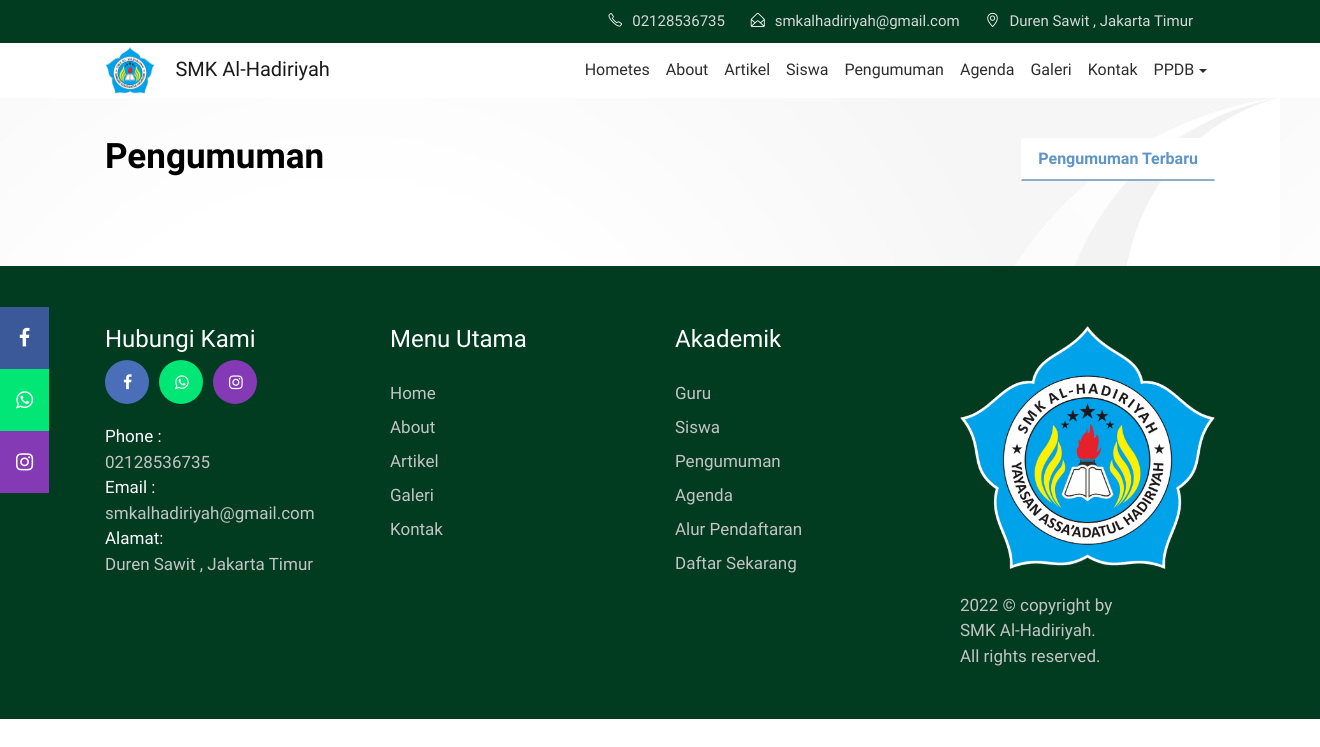
The app's page /index.php/pengumuman with its own data.
### tables this page shows
CREATE TABLE `tbl_setup` (
  `id` int(11) NOT NULL,
  `logo` varchar(40) DEFAULT NULL,
  `nama_sekolah` varchar(100) DEFAULT NULL,
  `kecamatan` varchar(50) DEFAULT NULL,
  `kota` varchar(50) DEFAULT NULL,
  `alamat` varchar(100) DEFAULT NULL,
  `telepon` varchar(20) DEFAULT NULL,
  `email` varchar(50) DEFAULT NULL,
  `facebook` varchar(100) DEFAULT NULL,
  `gmaps` varchar(200) DEFAULT NULL,
  `whatsapp` varchar(20) DEFAULT NULL,
  `instagram` varchar(30) DEFAULT NULL,
  `gambarvisimisi` varchar(40) DEFAULT NULL,
  `visi` text DEFAULT NULL,
  `misi` text DEFAULT NULL,
  `gambarabout` varchar(40) DEFAULT NULL,
  `selamat_datang` text DEFAULT NULL,
  `about` text DEFAULT NULL,
  `alurpendaftaran` varchar(40) DEFAULT NULL,
  `formpendaftaran` text DEFAULT NULL
);

### application/libraries/Template.php (called while the page is built)
<?php
Class Template{
    var $template_data = array();
    function set($name, $value){
        $this->template_data[$name] = $value;
    }
    function load($template = '', $view = '', $view_data = array(), $return = FALSE){
        $this->CI =& get_instance();
        $this->set('contents', $this->CI->load->view($view, $view_data, TRUE));
        return $this->CI->load->view($template, $this->template_data, $return);
    }
}

### application/controllers/Pengumuman.php (called while the page is built, shortened)
<?php
class Pengumuman extends CI_Controller{
	function index(){
		$jum=$this->m_pengumuman->pengumuman();
        $page=$this->uri->segment(3);
        if(!$page):
            $offset = 0;
        else:
            $offset = $page;
        endif;
        $limit=7;
        $config['base_url'] = base_url() . 'pengumuman/index/';
		$config['total_rows'] = $jum->num_rows();
		$config['per_page'] = $limit;
		$config['uri_segment'] = 3;
		$config['full_tag_open']    = '<div class="pagging text-center"><nav><ul class="pagination justify-content-center">';
		$config['full_tag_close']   = '</ul></nav></div>';
		$config['num_tag_open']     = '<li class="page-item"><span class="page-link">';
		$config['num_tag_close']    = '</span></li>';
		$config['cur_tag_open']     = '<li class="page-item"><span class="page-link">';
		$config['cur_tag_close']    = '<span class="sr-only">(current)</span></span></li>';
		$config['next_tag_open']    = '<li class="page-item"><span class="page-link">';
		$config['next_tagl_close']  = '<span aria-hidden="true">&raquo;</span></span></li>';
		$config['prev_tag_open']    = '<li class="page-item"><span class="page-link">';
		$config['prev_tagl_close']  = '</span>Next</li>';
		$config['first_tag_open']   = '<li class="page-item"><span class="page-link">';
		$config['first_tagl_close'] = '</span></li>';
		$config['last_tag_open']    = '<li class="page-item"><span class="page-link">';
		$config['last_tagl_close']  = '</span></li>';
		$config['first_link'] = 'Awal';
		$config['last_link'] = 'Akhir';
		$config['next_link'] = 'Next >>';
		$config['prev_link'] = '<< Prev';
		$this->pagination->initialize($config);
		$x['page'] =$this->pagination->create_links();
		$x['data']=$this->m_pengumuman->pengumuman_perpage($offset,$limit);
		$x['setup']=$this->m_setup->get_setup()->row();
		$nama_sekolah=$x['setup']->nama_sekolah;
		$x['title']="$nama_sekolah | Pengumuman";
		$this->template->load('template_depan', 'depan/v_pengumuman', $x);
	}
}

### index.php (called while the page is built, shortened)
<?php
require_once BASEPATH.'core/CodeIgniter.php';

### application/models/M_setup.php (called while the page is built, shortened)
<?php
class M_setup extends CI_Model{
	function get_setup(){
		$hsl=$this->db->query("SELECT * FROM tbl_setup WHERE id=1");
		return $hsl;
	}
}

### application/views/depan/v_pengumuman.php (the view, shortened to what this page needs)
<section class="events">
    <div class="container">
        <div class="row">
            <div class="col-md-4">
                <h2 class="event-title">Pengumuman</h2>
            </div>
            <div class="col-md-8">
                <ul class="nav nav-tabs" role="tablist">
                    <li class="nav-item nav-tab1">
                        <a class="nav-link tab-list active" data-toggle="tab" href="#upcoming-events" role="tab">Pengumuman Terbaru </a>
                    </li>
                </ul>
            </div>
        </div>
        <br>
        <div class="row">
            <div class="tab-content">
                <div class="tab-pane active" id="upcoming-events" role="tabpanel">
      <div class="col-md-12 text-center">
    </div>
</div>
</div>
</div>
</div>
</section>

### application/views/template_depan.php (shortened to what this page needs)
<!DOCTYPE html>
<html lang="en">
<head>
    <link rel="stylesheet" href="<?php echo base_url().'theme/css/bootstrap.min.css'?>">
    <link rel="stylesheet" href="<?php echo base_url().'theme/css/font-awesome.min.css'?>">
    <link rel="stylesheet" href="<?php echo base_url().'theme/css/simple-line-icons.css'?>">
    <link rel="stylesheet" href="<?php echo base_url().'theme/css/magnific-popup.css'?>">
    <link rel="stylesheet" type="text/css" href="<?php echo base_url().'theme/css/normalize.css'?>" />
    <link rel="stylesheet" type="text/css" href="<?php echo base_url().'theme/css/set2.css'?>" />
    <link href="<?php echo base_url().'theme/css/animated-masonry-gallery.css'?>" rel="stylesheet" type="text/css" />
    <link rel="stylesheet" href="<?php echo base_url().'theme/css/fullcalendar.min.css'?>" />
    <link rel="stylesheet" href="<?php echo base_url().'theme/css/slick.css'?>">
    <link rel="stylesheet" href="<?php echo base_url().'theme/css/slick-theme.css'?>">
    <link rel="stylesheet" href="<?php echo base_url().'theme/css/owl.carousel.min.css'?>">
    <link href="<?php echo base_url().'theme/css/style.css'?>" rel="stylesheet">
    <link href="<?php echo base_url().'theme/css/dataTables.bootstrap4.min.css'?>" rel="stylesheet">
    <link href="<?php echo base_url().'theme/css/jssocials.css'?>" rel="stylesheet">
    <link href="<?php echo base_url().'theme/css/jssocials-theme-flat.css'?>" rel="stylesheet">
  <link rel="stylesheet" href="<?php echo base_url().'assets/dist/css/AdminLTE.min.css'?>">
</head>
<body>
    <div class="header-topbar">
        <div class="container">
            <div class="row">
                <div class="col-md-4">
                </div>
                <div class="col-md-8">
                    <div class="header-top_address">
                        <div class="header-top_list">
                            <span class="icon-phone"></span><?php echo $setup->telepon;?>
                        </div>
                        <div class="header-top_list">
                            <span class="icon-envelope-open"></span><?php echo $setup->email;?>
                        </div>
                        <a href="<?php echo $setup->gmaps;?>" target="_blank">
                            <div class="header-top_list">
                                <span class="icon-location-pin"></span><?php echo $setup->kecamatan.' , '.$setup->kota;?>
                            </div>
                        </a>
                    </div>
                </div>
            </div>
        </div>
    </div>
    <div data-toggle="affix">
          <div class="icon-bar">
            <a href="https://www.facebook.com/<?php echo $setup->facebook;?>" class="facebook" target="_blank"><i class="fa fa-facebook"></i></a>
            <a href="https://wa.me/<?php echo (substr($setup->whatsapp,0,1)=='0') ? '62'.substr($setup->whatsapp,1) : $setup->whatsapp ;?>" class="whatsapp" target="_blank"><i class="fa fa-whatsapp"></i></a>
            <a href="https://www.instagram.com/<?php echo $setup->instagram;?>" class="instagram" target="_blank"><i class="fa fa-instagram"></i></a>
          </div>
        <div class="container nav-menu2">
            <div class="row">
                <div class="col-md-12">
                    <nav class="navbar navbar2 navbar-toggleable-md navbar-light bg-faded">
                        <a href="<?php echo site_url('');?>" class="navbar-brand nav-brand2"><img class="img img-responsive" width="50px;" src="<?php echo base_url().'assets/images/'.$setup->logo;?>">&emsp;<?php echo $setup->nama_sekolah;?></a>
                        <div class="collapse navbar-collapse justify-content-end" id="navbarNavDropdown">
                            <ul class="navbar-nav">
                                <li class="nav-item">
                                    <a class="nav-link" href="<?php echo site_url('');?>">Hometes</a>
                                </li>
                                <li class="nav-item">
                                    <a class="nav-link" href="<?php echo site_url('about');?>">About</a>
                                </li>
                                <li class="nav-item">
                                    <a class="nav-link" href="<?php echo site_url('blog');?>">Artikel</a>
                                </li>
                                <li class="nav-item">
                                    <a class="nav-link" href="<?php echo site_url('siswa');?>">Siswa</a>
                                </li>
                                <li class="nav-item">
                                    <a class="nav-link" href="<?php echo site_url('pengumuman');?>">Pengumuman</a>
                                </li>
                                <li class="nav-item">
                                    <a class="nav-link" href="<?php echo site_url('agenda');?>">Agenda</a>
                                </li>
                                <li class="nav-item">
                                    <a class="nav-link" href="<?php echo site_url('galeri');?>">Galeri</a>
                                </li>
                                <li class="nav-item">
                                  <a class="nav-link" href="<?php echo site_url('contact');?>">Kontak</a>
                                </li>
                                <li class="nav-item dropdown">
                                    <a class="nav-link dropdown-toggle" data-toggle="dropdown" href="#" role="button" aria-haspopup="true" aria-expanded="false">PPDB</a>
                                </li>
                             </ul>
                        </div>
                    </nav>
                </div>
            </div>
        </div>
      </div>
<?php echo $contents ?>
<footer>
    <div class="container">
        <div class="row">
            <div class="col-md-3">
                <div class="address">
                    <h3>Hubungi Kami</h3>
                    <ul class="footer-social-icons">
                        <li><a href="https://www.facebook.com/<?php echo $setup->facebook;?>" target="_blank"><i class="fa fa-facebook fa-fb" aria-hidden="true"></i></a></li>
                        <li><a href="https://wa.me/6283891475606" target="_blank"><i class="fa fa-whatsapp fa-wa" aria-hidden="true"></i></a></li>
                        <li><a href="https://www.instagram.com/" target="_blank"><i class="fa fa-instagram fa-is" aria-hidden="true"></i></a></li>
                    </ul>
                    <br><br>
                    <p><span>Phone : </span><br><?php echo $setup->telepon;?>
                    <br><span>Email : </span><br><?php echo $setup->email;?>
                    <br><span>Alamat: </span><br><?php echo $setup->kecamatan.' , '.$setup->kota;?></p>
                </div>
            </div>
            <div class="col-md-3">
                <div class="sitemap">
                    <h3>Menu Utama</h3>
                    <ul>
                        <li><a href="<?php echo site_url();?>">Home</a></li>
                        <li><a href="<?php echo site_url('about');?>">About</a></li>
                        <li><a href="<?php echo site_url('artikel');?>">Artikel </a></li>
                        <li><a href="<?php echo site_url('galeri');?>">Galeri</a></li>
                        <li><a href="<?php echo site_url('contact');?>">Kontak</a></li>
                    </ul>
                </div>
            </div>
            <div class="col-md-3">
                <div class="sitemap">
                    <h3>Akademik</h3>
                    <ul>
                        <li><a href="<?php echo site_url('guru');?>">Guru</a></li>
                        <li><a href="<?php echo site_url('siswa');?>">Siswa </a></li>
                        <li><a href="<?php echo site_url('pengumuman');?>">Pengumuman</a></li>
                        <li><a href="<?php echo site_url('agenda');?>">Agenda</a></li>
                        <li><a href="<?php echo site_url('alur_pendaftaran');?>">Alur Pendaftaran</a></li>
                        <li><a href="<?php echo site_url('pendaftaran');?>">Daftar Sekarang</a></li>
                    </ul>
                </div>
            </div>
            <div class="col-md-3">
                <div class="foot-logo">
                    <a href="<?php echo site_url();?>">
                        <img src="<?php echo base_url().'assets/images/'.$setup->logo;?>" class="img-fluid" alt="footer_logo">
                    </a>
                    <p><?php echo date('Y');?> © copyright by <br><?php echo $setup->nama_sekolah;?>. <br>All rights reserved.</p>
                </div>
            </div>
        </div>
    </div>
</footer>
</body>
</html>

### records on screen
tbl_setup: telepon "02128536735", email "smkalhadiriyah@gmail.com", kecamatan "Duren Sawit", kota "Jakarta Timur", logo (picture), nama_sekolah "SMK Al-Hadiriyah"
